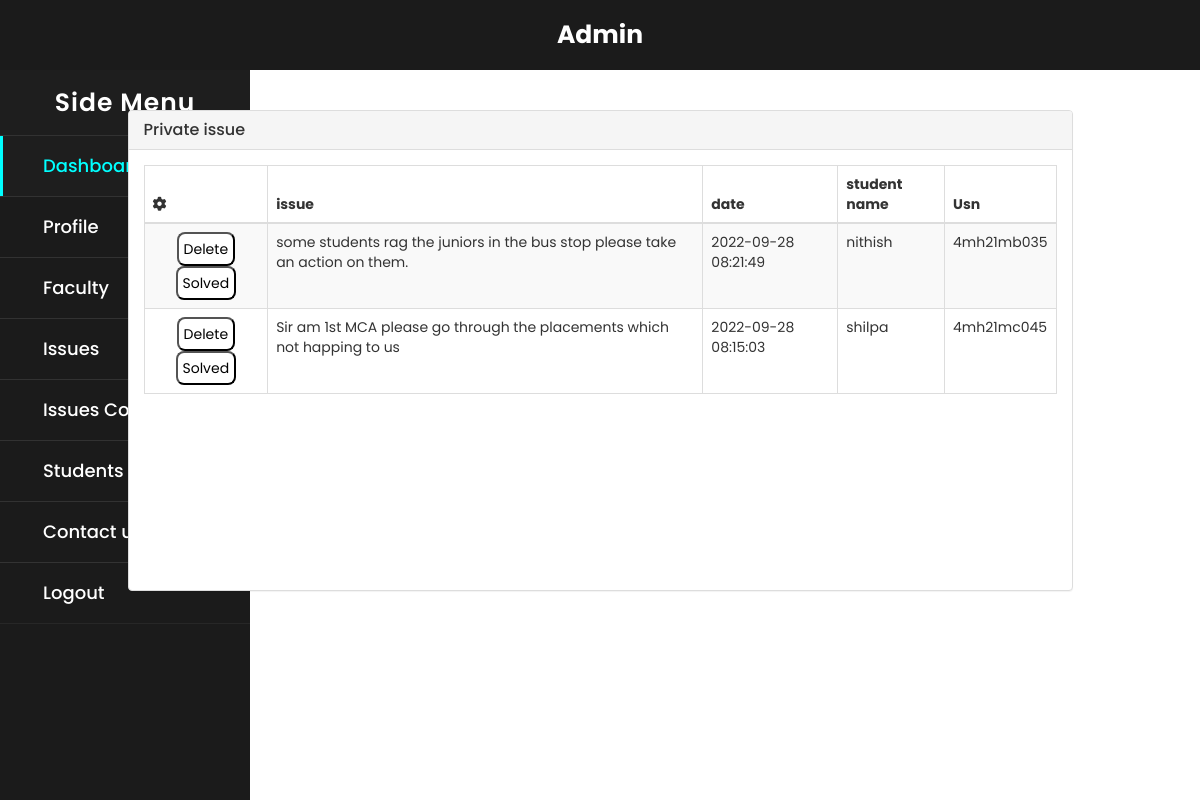
Screenshot of /Admin/private_issues.php (signed in) with the database file from the repository.
### tables this page shows
CREATE TABLE `posts` (
  `id` int(11) NOT NULL,
  `text` varchar(900) NOT NULL,
  `date` timestamp NOT NULL DEFAULT current_timestamp(),
  `studentid` bigint(100) NOT NULL,
  `postoption` varchar(100) NOT NULL DEFAULT 'public',
  `done` varchar(30) NOT NULL DEFAULT 'notdone'
);

CREATE TABLE `student` (
  `Sid` bigint(100) NOT NULL,
  `Name` varchar(255) NOT NULL,
  `Email` varchar(255) NOT NULL,
  `Phone` bigint(50) NOT NULL,
  `Batch` varchar(200) DEFAULT NULL,
  `Branch` int(100) NOT NULL,
  `Password` varchar(255) NOT NULL,
  `status` varchar(100) NOT NULL DEFAULT 'pending'
);

### Admin/private_issues.php (the view, shortened to what this page needs)
<!DOCTYPE html>
<head>
    <link rel="stylesheet" type="text/css" href="../css/table.css">
    <link rel="stylesheet" type="text/css" href="../css/buttons.css">
    <link href="//maxcdn.bootstrapcdn.com/bootstrap/3.3.0/css/bootstrap.min.css" rel="stylesheet" id="bootstrap-css">
</head>
<body>
<?php include '../asset/admin_dash.php'; ?>
    <div class="container">
        <div class="row">
            <br>
            <br>
            <div class="col-md-10 col-md-offset-1">
                <div class="panel panel-default panel-table">
                    <div class="panel-heading">
                        <div class="row">
                            <div class="col col-xs-6">
                                <h3 class="panel-title">Private issue</h3>
                            </div>
                        </div>
                    </div>
                    <div class="panel-body table-fixed">
                        <table class="table table-striped table-bordered table-list">
                            <thead>
                                <tr>
                                    <th><em class="fa fa-cog"></em></th>
                                    <th class="hidden-xs">issue</th>
                                    <th>date</th>
                                    <th>student name</th>
                                    <th>Usn</th>
                                </tr>
                            </thead>
                            <tbody>
                                <?php
                                include '../Connection.php';
                                $que = mysqli_query($conn, "select I.*,s.Name as Name,s.Batch as Batch from posts I,student s where s.Sid=I.studentid and postoption ='ToAdmin' and I.done='notdone' order by date desc");
                                while ($row = mysqli_fetch_array($que)) {
                                    ?>
                                    <tr>
                                        <td align='center'>
                                            <form method="POST" action="private_issues.php">
                                                <input type="submit" name="delete" id="but" onclick="return confirm('confirm to delete')" value="Delete">
                                                <input type="submit" name="done" id="butgreen"  value="Solved">
                                            </form>
                                        <td><?php echo $row['text']; ?></td>
                                        <td><?php echo $row['date']; ?></td>
                                        <td><?php echo $row['Name']; ?></td>
                                        <td><?php echo $row['Batch']; ?></td>
                                    </tr>
                                    <?php
                                }
                                ?>
                            </tbody>
                        </table>
                    </div>
                </div>
            </div></div></div>
</body>
</html>

### css/table.css (style rules this page uses)
.table-fixed { display: block; height: 440px; overflow-y: auto; }

### css/buttons.css (style rules this page uses)
#but { padding:5px; color: black; background-color: white; border-radius: 8px; border-color: black; }
#butgreen { padding:5px; color: black; background-color: white; border-radius: 8px; border-color: black; }

### asset/admin_dash.php (style rules this page uses)
* { margin: 0; padding: 0; user-select: none; box-sizing: border-box; font-family: 'Poppins', sans-serif; }

### rows the page displays
posts: text "some students rag the juniors in the bus stop please take an action on them.", date "2022-09-28 08:21:49", studentid.Name "nithish", studentid.Batch "4mh21mb035"
posts: text "Sir am 1st MCA please go through the placements which not happing to us", date "2022-09-28 08:15:03", studentid.Name "shilpa", studentid.Batch "4mh21mc045"
